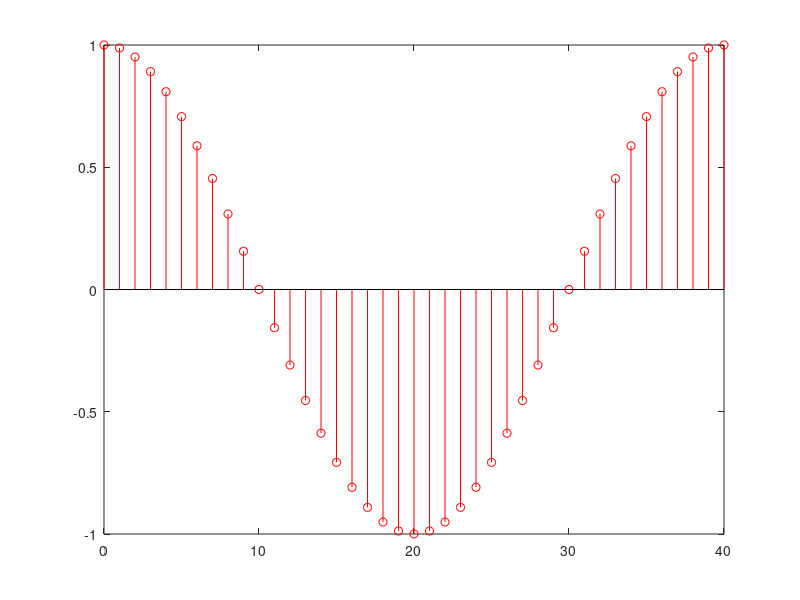

MATLAB code for this plot:
#        #
 # # # #
  #Lab2#
  # # # #
 #       #

############################################################
# Askisi 1  - Anaparastasi Synexous kai Diakritou Simatos  #
############################################################

# a. 𝑥(𝑡) = 𝑠𝑖𝑛((𝜋/4)*𝑡) + 𝑐𝑜𝑠((5𝜋/4)*𝑡) - sinexous xronou vazw mikro vima 0.01

t = [0:0.01:6*pi] # x-axis
y = sin((pi/4).*t) + cos(((5*pi)/4).*t) # y-axis

plot(t,y)
grid

# b. 𝑥[𝑛] = cos((pi/20)*n) - diakritou xronou xrisi tis entolis stem

n  = [0:40] # x-axis
y = cos((pi/20).*n) # y-axis

stem(n,y, "r") # plot with stem for discrete functions
